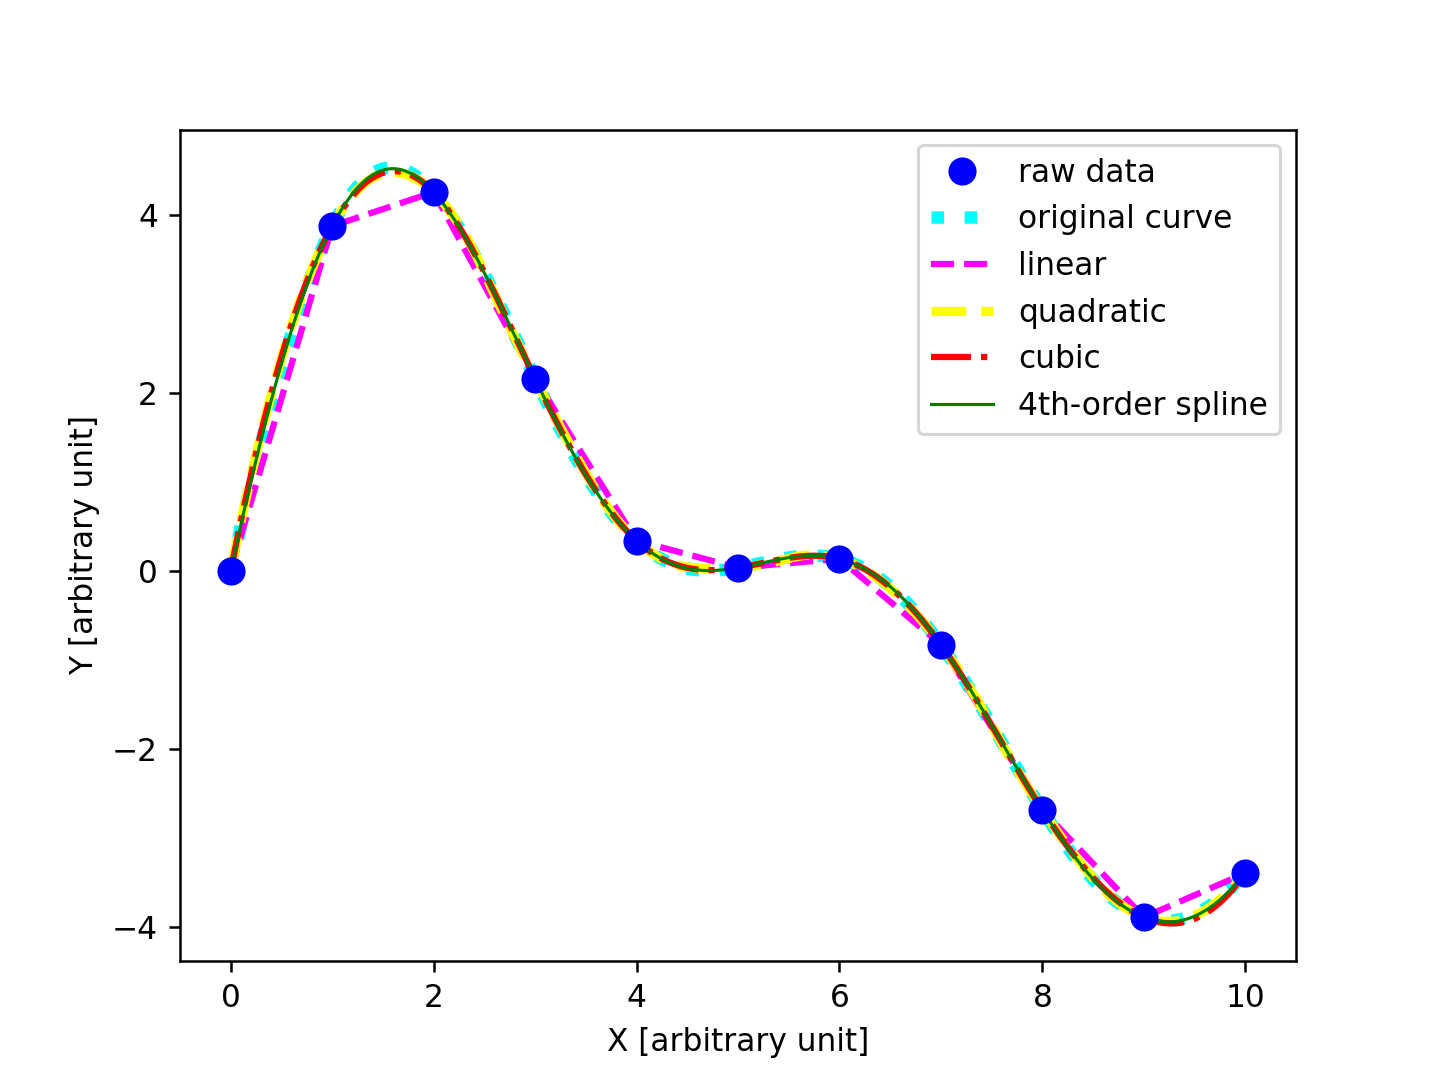

Source code (Python):
#!/usr/pkg/bin/python3.9

#
# Time-stamp: <2023/03/09 11:57:47 (CST) daisuke>
#

# importing numpy module
import numpy

# importing scipy module
import scipy
import scipy.interpolate

# importing matplotlib module
import matplotlib.backends.backend_agg
import matplotlib.figure

# output image file
file_output = 'advobs202302_s04_04_06.png'

# function for a curve
def curve (x):
    y = 10.0 * numpy.sin (x / 2.0) * numpy.cos (x / 3.0)**2 \
        * numpy.exp (-x / 10)
    return (y)

# generating data for interpolation
data_x = numpy.linspace (0.0, 10.0, 11)
data_y = curve (data_x)

# making a function for linear interpolation
spline1 = scipy.interpolate.InterpolatedUnivariateSpline (data_x, data_y, k=1)

# making a function for quadratic interpolation
spline2 = scipy.interpolate.InterpolatedUnivariateSpline (data_x, data_y, k=2)

# making a function for cubic interpolation
spline3 = scipy.interpolate.InterpolatedUnivariateSpline (data_x, data_y, k=3)

# making a function for 4th-order spline interpolation
spline4 = scipy.interpolate.InterpolatedUnivariateSpline (data_x, data_y, k=4)

#
# making a plot using matplotlib
#

# making a fig object
fig = matplotlib.figure.Figure ()

# making a canvas object
canvas = matplotlib.backends.backend_agg.FigureCanvasAgg (fig)

# making an axes object
ax = fig.add_subplot (111)

# plotting data points
ax.plot (data_x, data_y, linestyle='None', marker='o', markersize=8.0, \
         color='blue', label='raw data', zorder=0.2)

# plotting original curve
data_x0 = numpy.linspace (0.0, 10.0, 1001)
data_y0 = curve (data_x0)
ax.plot (data_x0, data_y0, linestyle=':', linewidth=4.0, color='cyan', \
         label='original curve', zorder=0.0)

# plotting result of interpolation
data_xi1 = numpy.linspace (0.0, 10.0, 1001)
data_yi1 = spline1 (data_xi1)
ax.plot (data_xi1, data_yi1, linestyle='--', linewidth=2.0, color='magenta', \
         label='linear', zorder=0.1)

# plotting result of interpolation
data_xi2 = numpy.linspace (0.0, 10.0, 1001)
data_yi2 = spline2 (data_xi2)
ax.plot (data_xi2, data_yi2, linestyle='--', linewidth=3.0, color='yellow', \
         label='quadratic', zorder=0.1)

# plotting result of interpolation
data_xi3 = numpy.linspace (0.0, 10.0, 1001)
data_yi3 = spline3 (data_xi3)
ax.plot (data_xi3, data_yi3, linestyle='-.', linewidth=2.0, color='red', \
         label='cubic', zorder=0.1)

# plotting result of interpolation
data_xi4 = numpy.linspace (0.0, 10.0, 1001)
data_yi4 = spline4 (data_xi4)
ax.plot (data_xi4, data_yi4, linestyle='-', linewidth=1.0, color='green', \
         label='4th-order spline', zorder=0.1)

# labels
ax.set_xlabel ('X [arbitrary unit]')
ax.set_ylabel ('Y [arbitrary unit]')

# legend
ax.legend ()

# saving the figure to a file
fig.savefig (file_output, dpi=225)
